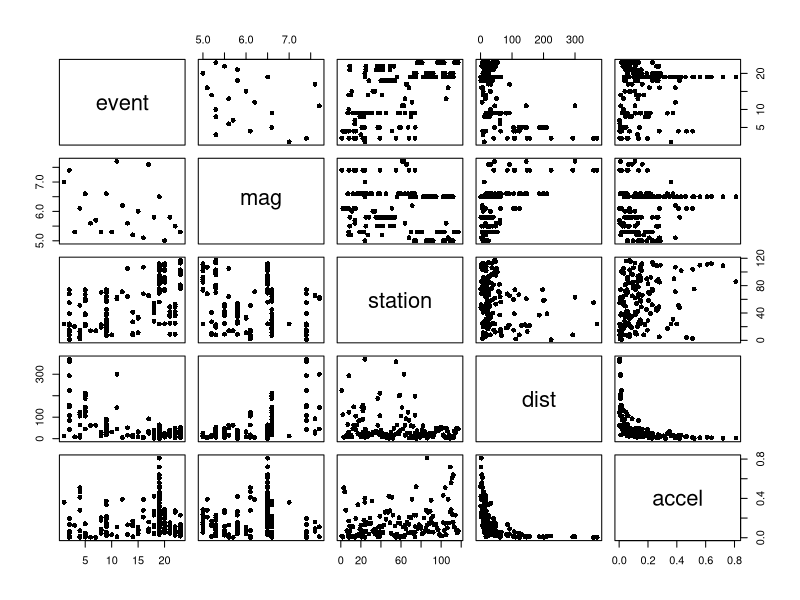
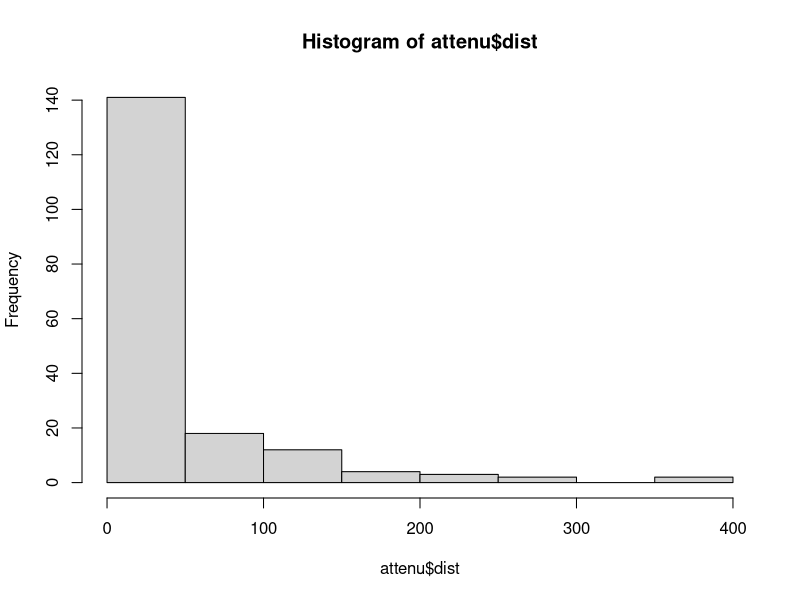
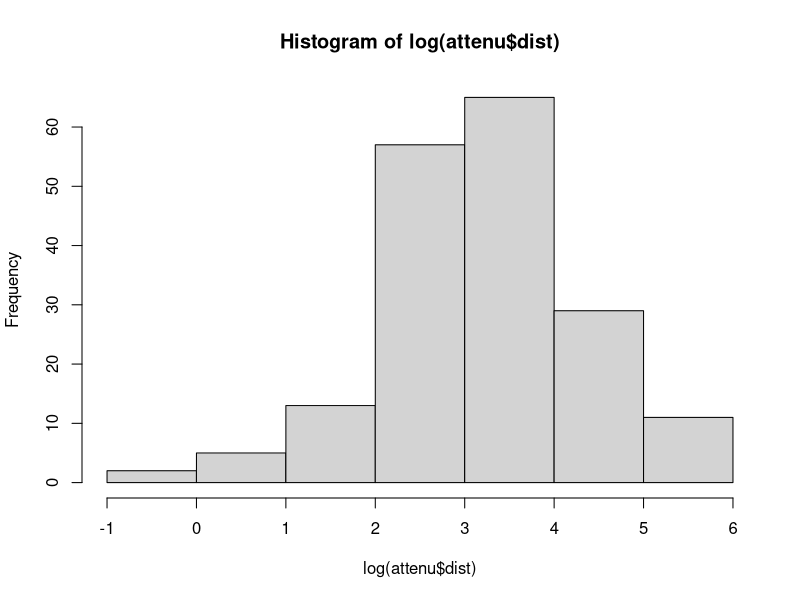
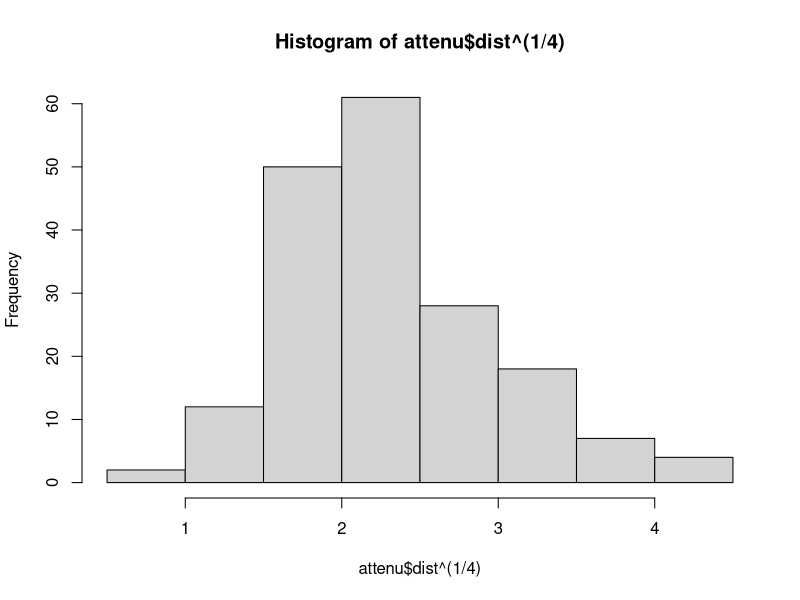
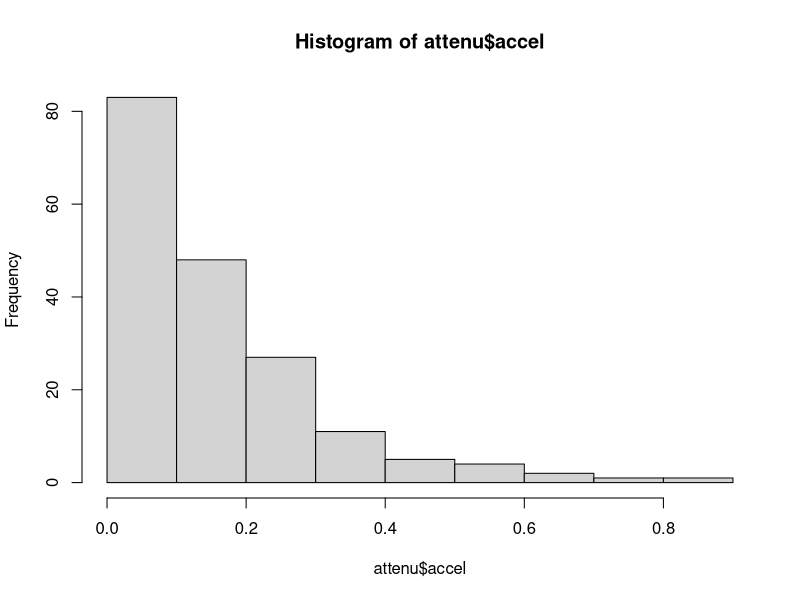
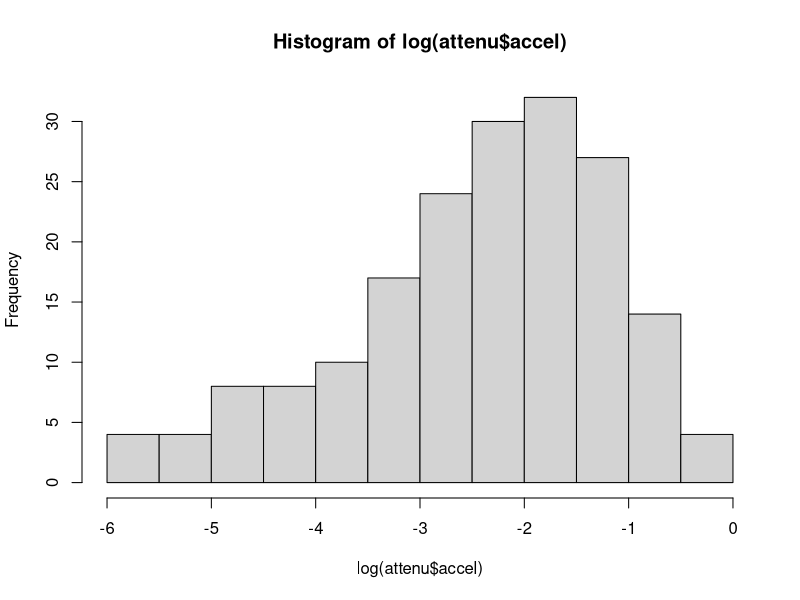
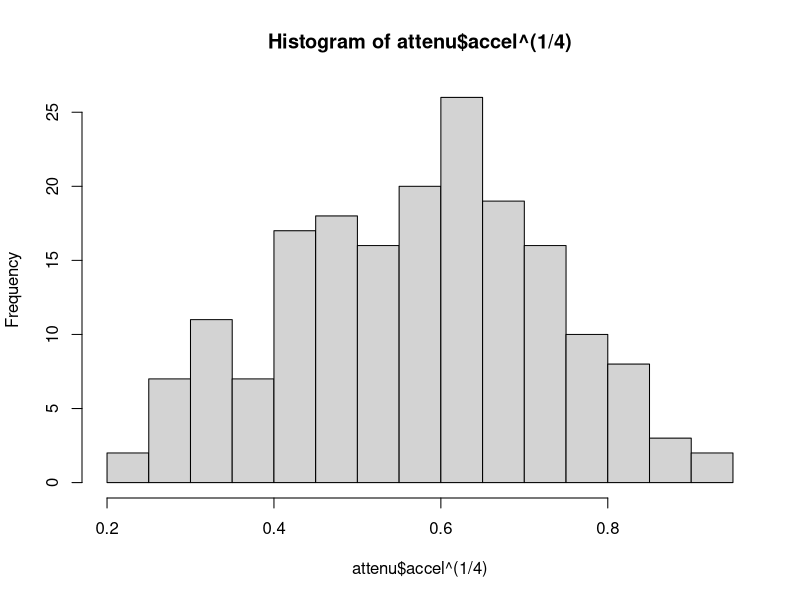
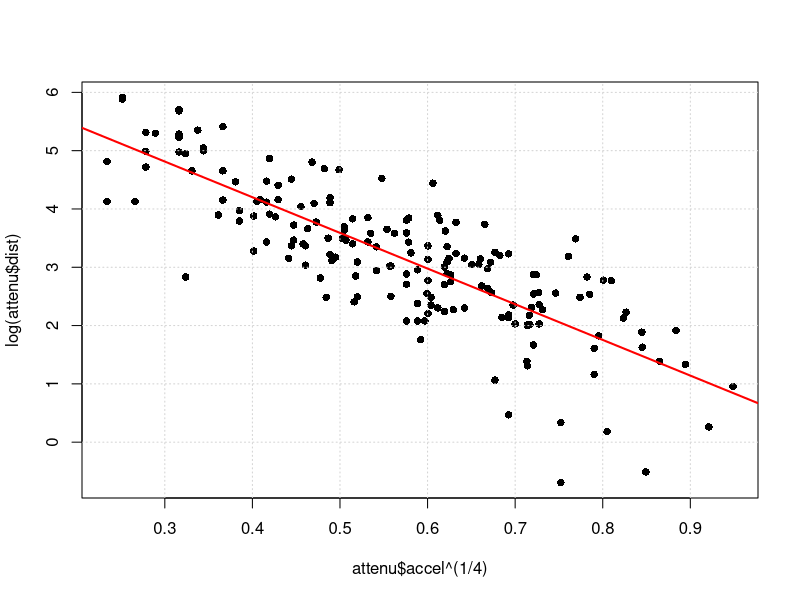

Reproduce these figures in R, in order.
##--------------------------------------------
##
## Counting/Probability R code (lecture 5)
##
## Class: PCE Data Science Methods Class
##
## Contains examples of:
##
## -More on Regression (and graph algorithms)
##
##--------------------------------------------

setwd('E:/Work/Teaching/PCE_Data_Science/5_HypothesisTesting_ConfidenceIntervals')

library(MASS)

##-----Look at transformations-----

data(attenu)
summary(attenu)
pairs(attenu, pch=16) # Might be some non-normal data in here

hist(attenu$dist)
hist(log(attenu$dist)) # Possible
hist(attenu$dist^(1/4)) # Also Possible

hist(attenu$accel)
hist(log(attenu$accel)) # Meh
hist(attenu$accel^(1/4), n=25) # Slightly Better

# Plot the combination:
#   we will plot:
#  x = acceleration
#  y = log(distance)

plot(attenu$accel^(1/4), log(attenu$dist), pch=16) # Not bad!
grid()
best_line = lm(log(attenu$dist) ~ I(attenu$accel^(1/4)))
abline(best_line, lwd=2, col='red')
# Note the I() function. R's formula format treats '^' as a special character otherwise.

# Summary of the line
summary(best_line)

# Summary Plots
plot(best_line)

# First plot: Residuals vs. Fitted values
#    - Look for a trend here.  Red line is a smoothed fit to the points (lowess).
#
# Second plot: Normal Q-Q Plot
#    - Check for normality!
#
# Third plot: Scale-Location Plot of Fitted Values
#   - Measurement of total error across fitted values. Look for a flat trend.
#
# Fourth plot: Residuals vs. Leverage
#   - Measurement of Points impact on fit.  Look for zero-flat trend.

##----Plot the Residuals-----
# Residuals vs. Fitted
plot(best_line$residuals, best_line$fitted.values, pch=16,
     main="Residual Plot", xlab="Residuals", ylab="Fitted Values")
residual_trend_line = lm(best_line$fitted.values ~ best_line$residuals)
abline(residual_trend_line, col='red', lwd=2)
summary(residual_trend_line)

# Residuals vs. Y:
plot(best_line$residuals, log(attenu$dist), pch=16,
     main="Residual Plot", xlab="Residuals", ylab="Y Values")
residual_trend_line = lm(log(attenu$dist) ~ best_line$residuals)
abline(residual_trend_line, col='red', lwd=2)
summary(residual_trend_line)

##-----Multiple Regression Example------
data = read.table('imports-85.data', sep=",", header=FALSE, na.strings = c("NA","?"))
columns = c('symboling','normalized_losses','make','fuel_type','aspiration',
            'num_of_doors','body_style','drive_wheels','engine_location','wheel_base',
            'length','width','height','curb_weight','engine_type','num_of_cylinders',
            'engine_size','fuel_system','bore','stroke','compression_ratio','horsepower',
            'peak_rpm','city_mpg','highway_mpg','price')
names(data) = columns

# Missing data:
# fill in normalized_losses:
mean_norm_losses = mean(data$normalized_losses, na.rm=TRUE)
data$normalized_losses[is.na(data$normalized_losses)] = mean_norm_losses

# Now remove missing rows
data = data[complete.cases(data),]

# Plot price vs. curb weight
plot(data$curb_weight, data$price, pch=16, main="Price vs. Weight",
     xlab="Weight", ylab="Price")

# When dealing with financial data, it usually is better to take the LOG of the $$
plot(data$curb_weight, log(data$price), pch=16, main="Log-Price vs. Weight",
     xlab="Weight", ylab="log(Price)")
log_price_weight_model = lm(log(data$price) ~ data$curb_weight)
abline(log_price_weight_model, lwd=2, col="red")

log_price_weight_summary = summary(log_price_weight_model)

# We can easily create confidence intervals with confint() function:
confint(log_price_weight_model, level = 0.95)

##----Plot a band or 95% confidence!----
alpha = 0.95
num_sds = qt((1+0.95)/2, df = nrow(data)-2) # 2 because there are 2 parameters (slope and intercept)

# First, plot the data
plot(data$curb_weight, log(data$price), pch=16, main="Log-Price vs. Weight",
     xlab="Weight", ylab="log(Price)")
log_price_weight_model = lm(log(data$price) ~ data$curb_weight)
abline(log_price_weight_model, lwd=2, col="red")

# Create confidence bands
CI = predict(log_price_weight_model, se.fit=TRUE)
CI_band = cbind(CI$fit - num_sds * CI$se.fit, CI$fit + num_sds * CI$se.fit)

# Plot Confidence bands
if (log_price_weight_summary$coefficients[2] > 0){ # Positive Slope
  lines(sort(data$curb_weight), sort(CI_band[,1]), lty=2)
  lines(sort(data$curb_weight), sort(CI_band[,2]), lty=2)
}else{ # Negative Slope
  lines(sort(data$curb_weight), sort(CI_band[,1], decreasing = TRUE), lty=2)
  lines(sort(data$curb_weight), sort(CI_band[,2], decreasing = TRUE), lty=2)
}

# This can all easily be done via 'predict()' function
plot(data$curb_weight, log(data$price), pch=16, main="Log-Price vs. Weight",
     xlab="Weight", ylab="log(Price)")
log_price_weight_model = lm(log(data$price) ~ data$curb_weight)
abline(log_price_weight_model, lwd=2, col="red")

conf_bands = predict(log_price_weight_model,newdata=data, interval="confidence")
conf_bands = conf_bands[order(conf_bands[,1]),]
lines(sort(data$curb_weight), conf_bands[,2], col='green', lwd=3)
lines(sort(data$curb_weight), conf_bands[,3], col='green', lwd=3)

# And prediction bands:
pred_bands = predict(log_price_weight_model,newdata=data, interval="prediction")
pred_bands = pred_bands[order(pred_bands[,1]),]
lines(sort(data$curb_weight), pred_bands[,2], col='green', lwd=3, lty=2)
lines(sort(data$curb_weight), pred_bands[,3], col='green', lwd=3, lty=2)

# Transform back out to Price
x_weight = seq(1000,4500,len=1000)
y_price_fit = exp(log_price_weight_summary$coefficients[1] + log_price_weight_summary$coefficients[2] * x_weight)

# As an example, shade in transformed prediction bands
x_pred = sort(data$curb_weight)
pred_upper = exp(log_price_weight_summary$coefficients[1] + log_price_weight_summary$coefficients[2] * pred_bands[,2])
pred_lower = exp(log_price_weight_summary$coefficients[1] + log_price_weight_summary$coefficients[2] * pred_bands[,3])

# But are our error normally distributed?
# Test normality of errors!
shapiro.test(log_price_weight_model$residuals)
# Remember that the null hypothesis is that our data is normal (we want high p-values)

# No-  Our model's error is not normally distributed

# Look at residuals vs fitted
plot(log_price_weight_model$residuals, log_price_weight_model$fitted.values, pch=16,
     main="Residuals vs Fitted", xlab="Fitted Values", ylab="Residuals")

# Could be other explanatory factors!
# Add fuel - type
unique(data$fuel_type)

log_price_weight_fuel_model = lm(log(price) ~ curb_weight + fuel_type, data = data)
summary(log_price_weight_fuel_model)
shapiro.test(log_price_weight_fuel_model$residuals)

# Not much help. Let's add in everything except engine_location (not enough variability)
log_price_all_model = lm(log(price) ~ . - engine_location, data = data) # All variables but engine location

summary(log_price_all_model)
shapiro.test(log_price_all_model$residuals)

plot(log_price_all_model$residuals, log_price_all_model$fitted.values, pch=16,
     main="Residuals vs Fitted", xlab="Fitted Values", ylab="Residuals")

# Let's create an ordered factor out of 'Num_of_cylinders'
data$num_of_cylinders = ordered(data$num_of_cylinders,
                                levels = c('three','four','five','six','eight','twelve' ))

log_price_all_model2 = lm(log(price) ~ . - engine_location, data = data)

summary(log_price_all_model2)
shapiro.test(log_price_all_model2$residuals)

# Note the num_of_cylinders now has 5 versions:
#   (L)inear, (Q)uadratic, (C)ubic, Quartic, and Quintic
# or x, x^2, x^3, x^4, and x^5

# What variables should I pick?  Note that a few are NA estimates.  This implies that
#  they are multiples of another variable (dependent)
#
# Also, a lot of the variables are NOT significantly different than zero.  We need to
#  get rid of them.  Preferably one at a time, because they have related significances.
#  I.e., removing one variable could make another variable significant.

# We use the function stepAIC to do this.
step_lm = step(log_price_all_model2)
summary(step_lm)
anova(step_lm)

# Why do all this?  Let's try to predict price with random variables:
num_vars = 100
y = data$price
x_names = paste0('x',1:num_vars)
rand_data = lapply(1:num_vars, function(x) rnorm(length(y)))
rand_data = as.data.frame(rand_data)
names(rand_data) = x_names
rand_data$y = y
rm(y)

random_fit = lm(as.formula(paste('y ~',paste(names(rand_data)[1:num_vars], collapse='+'))), data = rand_data)

summary(random_fit)
shapiro.test(random_fit$residuals)
plot(random_fit$residuals, random_fit$fitted.values,pch=16,
     main="residuals vs fitted", xlab="residuals", ylab="fitted values")

##------Graph Examples------

# Load wikipedia edge list
wiki_edges = read.csv("wikipedia_edge_list.csv", stringsAsFactors=FALSE)
wiki_degree_list = table(c(wiki_edges$Source))
wiki_mean_degree = mean(wiki_degree_list)

wiki_hist = hist(wiki_degree_list, breaks=50, freq=FALSE)

# Test Power law distribution
library(igraph)

# Fit power law
pow_fit = power.law.fit(wiki_degree_list)

